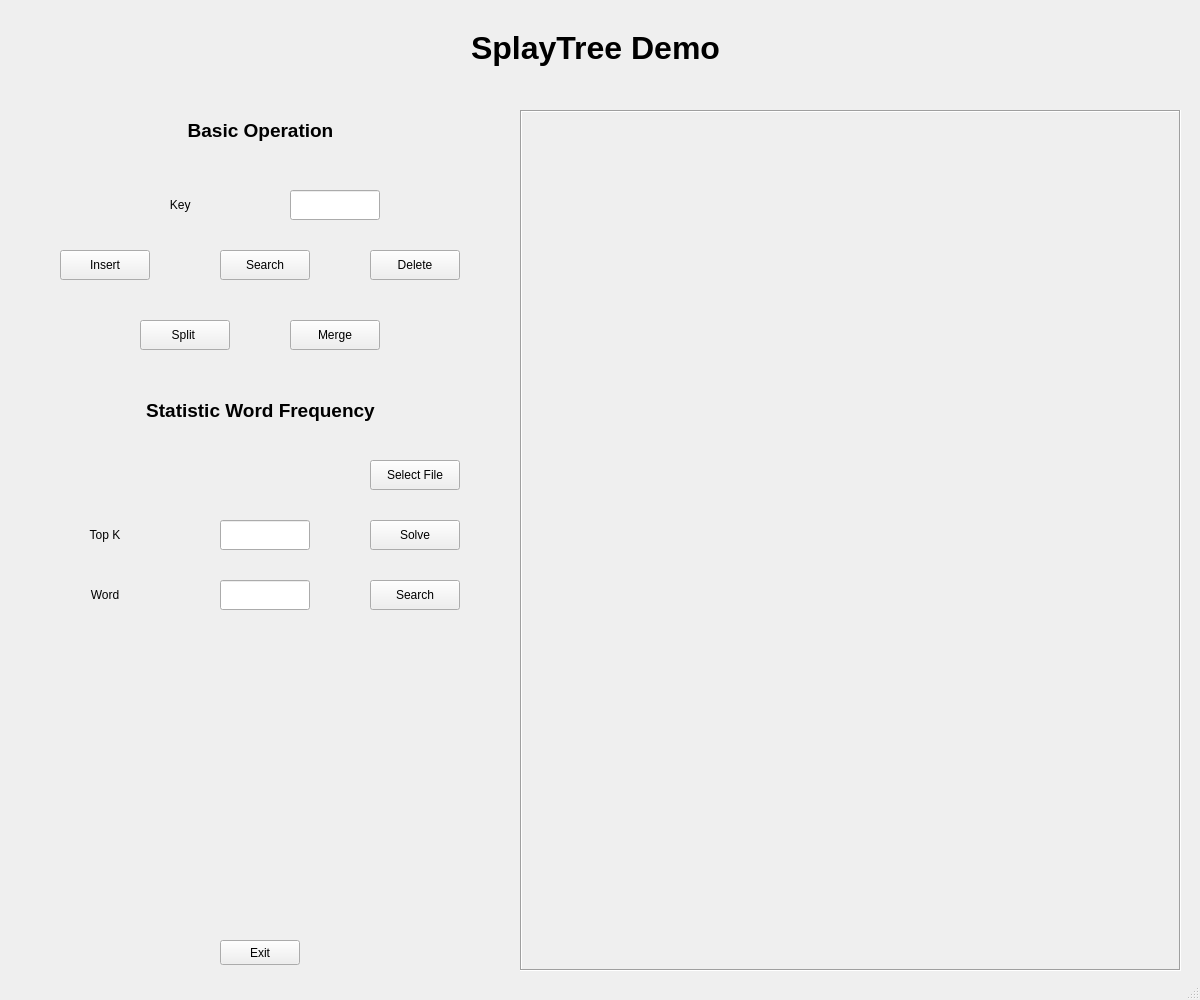
<?xml version="1.0" encoding="UTF-8"?>
<ui version="4.0">
 <class>MainWindow</class>
 <widget class="QMainWindow" name="MainWindow">
  <property name="enabled">
   <bool>true</bool>
  </property>
  <property name="geometry">
   <rect>
    <x>0</x>
    <y>0</y>
    <width>1200</width>
    <height>1000</height>
   </rect>
  </property>
  <property name="windowTitle">
   <string>MainWindow</string>
  </property>
  <property name="styleSheet">
   <string notr="true">font: 25 10pt &quot;微软雅黑 Light&quot;;
background-image: url(:/new/prefix1/123.jpg);</string>
  </property>
  <widget class="QWidget" name="centralwidget">
   <widget class="QLabel" name="label_6">
    <property name="geometry">
     <rect>
      <x>0</x>
      <y>10</y>
      <width>1191</width>
      <height>91</height>
     </rect>
    </property>
    <property name="lineWidth">
     <number>1</number>
    </property>
    <property name="text">
     <string>&lt;html&gt;&lt;head/&gt;&lt;body&gt;&lt;p align=&quot;center&quot;&gt;&lt;span style=&quot; font-size:24pt; font-weight:600;&quot;&gt;SplayTree Demo&lt;/span&gt;&lt;br/&gt;&lt;/p&gt;&lt;/body&gt;&lt;/html&gt;</string>
    </property>
    <property name="textFormat">
     <enum>Qt::AutoText</enum>
    </property>
    <property name="scaledContents">
     <bool>false</bool>
    </property>
   </widget>
   <widget class="QScrollArea" name="scrollArea">
    <property name="geometry">
     <rect>
      <x>520</x>
      <y>110</y>
      <width>661</width>
      <height>861</height>
     </rect>
    </property>
    <property name="frameShape">
     <enum>QFrame::Box</enum>
    </property>
    <property name="widgetResizable">
     <bool>true</bool>
    </property>
    <widget class="QWidget" name="scrollAreaWidgetContents">
     <property name="geometry">
      <rect>
       <x>0</x>
       <y>0</y>
       <width>657</width>
       <height>857</height>
      </rect>
     </property>
     <layout class="QGridLayout" name="gridLayout">
      <item row="0" column="1">
       <widget class="QLabel" name="label_2">
        <property name="enabled">
         <bool>true</bool>
        </property>
        <property name="styleSheet">
         <string notr="true"/>
        </property>
        <property name="frameShape">
         <enum>QFrame::NoFrame</enum>
        </property>
        <property name="text">
         <string/>
        </property>
       </widget>
      </item>
     </layout>
    </widget>
   </widget>
   <widget class="QLabel" name="label_9">
    <property name="geometry">
     <rect>
      <x>60</x>
      <y>580</y>
      <width>90</width>
      <height>30</height>
     </rect>
    </property>
    <property name="text">
     <string>&lt;html&gt;&lt;head/&gt;&lt;body&gt;&lt;p align=&quot;center&quot;&gt;Word&lt;/p&gt;&lt;/body&gt;&lt;/html&gt;</string>
    </property>
   </widget>
   <widget class="QLabel" name="label_10">
    <property name="geometry">
     <rect>
      <x>60</x>
      <y>640</y>
      <width>391</width>
      <height>281</height>
     </rect>
    </property>
    <property name="text">
     <string/>
    </property>
   </widget>
   <widget class="QLabel" name="label_11">
    <property name="geometry">
     <rect>
      <x>20</x>
      <y>110</y>
      <width>481</width>
      <height>41</height>
     </rect>
    </property>
    <property name="styleSheet">
     <string notr="true"/>
    </property>
    <property name="text">
     <string>&lt;html&gt;&lt;head/&gt;&lt;body&gt;&lt;p align=&quot;center&quot;&gt;&lt;span style=&quot; font-size:14pt; font-weight:600;&quot;&gt;Basic Operation&lt;/span&gt;&lt;/p&gt;&lt;/body&gt;&lt;/html&gt;</string>
    </property>
   </widget>
   <widget class="QPushButton" name="pushButton">
    <property name="geometry">
     <rect>
      <x>220</x>
      <y>940</y>
      <width>80</width>
      <height>25</height>
     </rect>
    </property>
    <property name="text">
     <string>Exit</string>
    </property>
   </widget>
   <widget class="QLabel" name="label_12">
    <property name="geometry">
     <rect>
      <x>20</x>
      <y>390</y>
      <width>481</width>
      <height>41</height>
     </rect>
    </property>
    <property name="styleSheet">
     <string notr="true"/>
    </property>
    <property name="text">
     <string>&lt;html&gt;&lt;head/&gt;&lt;body&gt;&lt;p align=&quot;center&quot;&gt;&lt;span style=&quot; font-size:14pt; font-weight:600;&quot;&gt;Statistic Word Frequency&lt;/span&gt;&lt;/p&gt;&lt;/body&gt;&lt;/html&gt;</string>
    </property>
   </widget>
   <widget class="QPushButton" name="pushButton_2">
    <property name="geometry">
     <rect>
      <x>220</x>
      <y>250</y>
      <width>90</width>
      <height>30</height>
     </rect>
    </property>
    <property name="text">
     <string>Search</string>
    </property>
   </widget>
   <widget class="QPushButton" name="pushButton_3">
    <property name="geometry">
     <rect>
      <x>370</x>
      <y>250</y>
      <width>90</width>
      <height>30</height>
     </rect>
    </property>
    <property name="text">
     <string>Delete</string>
    </property>
   </widget>
   <widget class="QPushButton" name="pushButton_5">
    <property name="geometry">
     <rect>
      <x>290</x>
      <y>320</y>
      <width>90</width>
      <height>30</height>
     </rect>
    </property>
    <property name="text">
     <string>Merge</string>
    </property>
   </widget>
   <widget class="QPushButton" name="pushButton_6">
    <property name="geometry">
     <rect>
      <x>140</x>
      <y>320</y>
      <width>90</width>
      <height>30</height>
     </rect>
    </property>
    <property name="text">
     <string>Split </string>
    </property>
   </widget>
   <widget class="QPushButton" name="pushButton_7">
    <property name="geometry">
     <rect>
      <x>60</x>
      <y>250</y>
      <width>90</width>
      <height>30</height>
     </rect>
    </property>
    <property name="text">
     <string>Insert</string>
    </property>
   </widget>
   <widget class="QPushButton" name="pushButton_9">
    <property name="geometry">
     <rect>
      <x>370</x>
      <y>520</y>
      <width>90</width>
      <height>30</height>
     </rect>
    </property>
    <property name="text">
     <string>Solve</string>
    </property>
   </widget>
   <widget class="QLineEdit" name="lineEdit">
    <property name="geometry">
     <rect>
      <x>290</x>
      <y>190</y>
      <width>90</width>
      <height>30</height>
     </rect>
    </property>
   </widget>
   <widget class="QLabel" name="label_13">
    <property name="geometry">
     <rect>
      <x>140</x>
      <y>190</y>
      <width>90</width>
      <height>30</height>
     </rect>
    </property>
    <property name="text">
     <string>         Key</string>
    </property>
   </widget>
   <widget class="QLabel" name="label_14">
    <property name="geometry">
     <rect>
      <x>60</x>
      <y>520</y>
      <width>90</width>
      <height>30</height>
     </rect>
    </property>
    <property name="text">
     <string>&lt;html&gt;&lt;head/&gt;&lt;body&gt;&lt;p align=&quot;center&quot;&gt;Top K&lt;/p&gt;&lt;/body&gt;&lt;/html&gt;</string>
    </property>
   </widget>
   <widget class="QPushButton" name="pushButton_10">
    <property name="geometry">
     <rect>
      <x>370</x>
      <y>580</y>
      <width>90</width>
      <height>30</height>
     </rect>
    </property>
    <property name="text">
     <string>Search</string>
    </property>
   </widget>
   <widget class="QLineEdit" name="lineEdit_3">
    <property name="geometry">
     <rect>
      <x>220</x>
      <y>520</y>
      <width>90</width>
      <height>30</height>
     </rect>
    </property>
   </widget>
   <widget class="QLineEdit" name="lineEdit_4">
    <property name="geometry">
     <rect>
      <x>220</x>
      <y>580</y>
      <width>90</width>
      <height>30</height>
     </rect>
    </property>
   </widget>
   <widget class="QLabel" name="label_15">
    <property name="geometry">
     <rect>
      <x>59</x>
      <y>460</y>
      <width>251</width>
      <height>30</height>
     </rect>
    </property>
    <property name="text">
     <string>&lt;html&gt;&lt;head/&gt;&lt;body&gt;&lt;p align=&quot;center&quot;&gt;&lt;br/&gt;&lt;/p&gt;&lt;/body&gt;&lt;/html&gt;</string>
    </property>
   </widget>
   <widget class="QPushButton" name="pushButton_11">
    <property name="geometry">
     <rect>
      <x>370</x>
      <y>460</y>
      <width>90</width>
      <height>30</height>
     </rect>
    </property>
    <property name="text">
     <string>Select File</string>
    </property>
   </widget>
  </widget>
  <widget class="QStatusBar" name="statusbar"/>
 </widget>
 <resources/>
 <connections/>
</ui>
